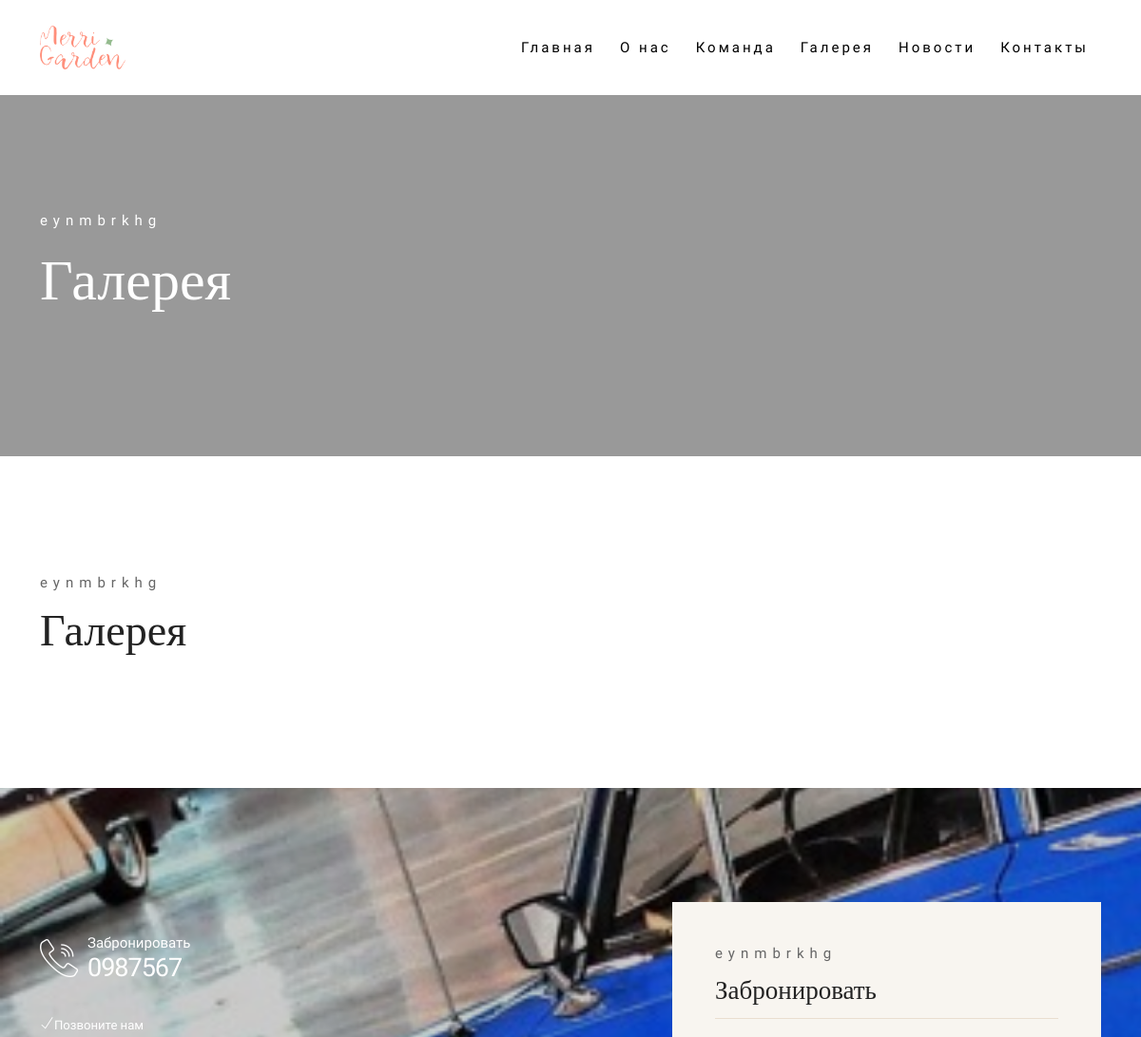
The app's page /gallery/ (upper part), older data.
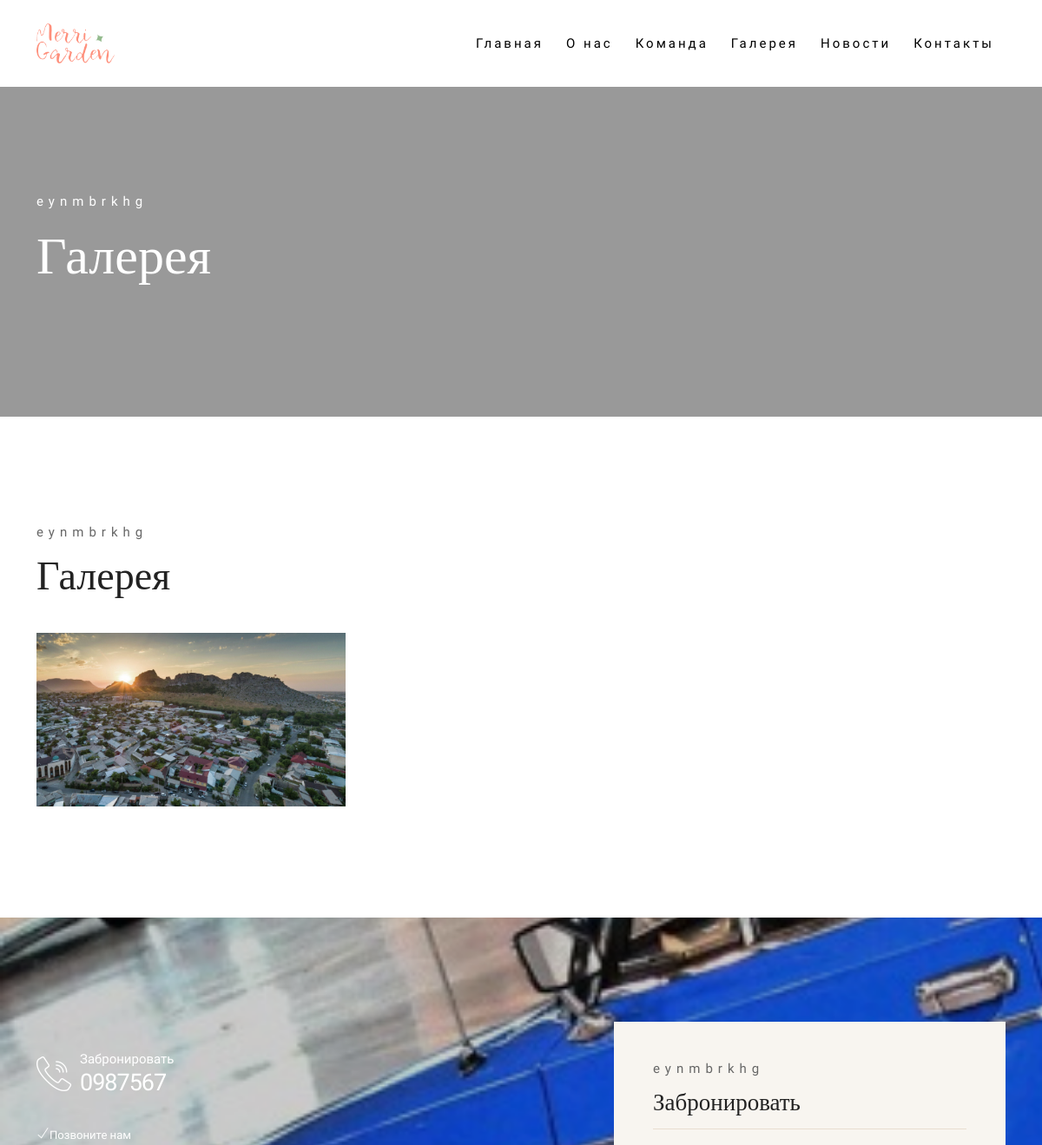
The same page, newer data.
### apps/base/models.py (models this page shows, shortened)
class Admin(models.Model):
    title = models.CharField(max_length=50, verbose_name='Название')
    phone = models.CharField(max_length=30, verbose_name='Телефонный номер')
    email = models.EmailField(verbose_name='Email')
    location = models.CharField(max_length=255, verbose_name='Локация')
    instagram = models.URLField(verbose_name='Instagram')
    twitter = models.URLField(verbose_name='Twitter')
    youtube = models.URLField(verbose_name='YouTube')
    facebook = models.URLField(verbose_name='Facebook')
    class Meta:
        verbose_name = 'Админ'
        verbose_name_plural = 'Админ'

### apps/secondary/models.py (models this page shows)
class Gallery(models.Model):
    image = models.ImageField(upload_to='gallery/', verbose_name='Фотография ')
    class Meta:
        verbose_name = ' Галерея'
        verbose_name_plural = 'Галерея'

### apps/base/views.py (the view, shortened to what this page needs)
# urls.py: path('gallery/', gallery, name='gallery_url'),
def gallery(request):
    admin = Admin.objects.latest('id')
    footer = Footer.objects.latest('id')
    photoes = Gallery.objects.all()
    return render(request, 'gallery.html', locals())

### templates/gallery.html
{% extends 'include/homepage.html' %}
{% load static %}
{% block content %}
{% include 'include/header.html' %}
    <div class="banner-header section-padding valign bg-img bg-fixed" data-overlay-dark="4" data-background="{{about.background.url}}">
        <div class="container">
            <div class="row">
                <div class="col-md-12 caption mt-90">
                    <h5>{{admin.title}}</h5>
                    <h1>Галерея</h1>
                </div>
            </div>
        </div>
    </div>
    <section class="section-padding">
        <div class="container">
            <div class="row">
                <div class="col-md-12">
                    <div class="section-subtitle">{{admin.title}}</div>
                    <div class="section-title">Галерея</div>
                </div>
                {% for gallery in photoes %}
                <div class="col-md-4 gallery-item">
                    <a href="{{gallery.image.url}}" title="" class="img-zoom">
                        <div class="gallery-box">
                            <div class="gallery-img"> <img src="{{gallery.image.url}}" class="img-fluid mx-auto d-block" alt="work-img"> </div>
                        </div>
                    </a>
                </div>
                {% endfor %}
            </div>
        </div>
    </section>
    {% include 'include/footer.html' %}
{% endblock %}

### templates/include/homepage.html (shortened to what this page needs)
{% load static %}
<!DOCTYPE html>
<html lang="zxx">
<head>
    <link rel="stylesheet" href="{% static 'css/plugins.css' %}" />
    <link rel="stylesheet" href="{% static 'css/style.css' %}" />
</head>
<body>
    {% block content %}
    {% endblock %}
</body>
</html>

### templates/include/header.html (shortened to what this page needs)
{% load static %}
    <nav class="navbar navbar-expand-lg">
        <div class="container">
            <div class="logo-wrapper">
                <a class="logo" href="{%    url 'index_url' %}"> <img src="{% static 'img/logo.png' %}" class="logo-img" alt=""> </a>
            </div>
            <div class="collapse navbar-collapse" id="navbar">
                <ul class="navbar-nav ms-auto">
                    <li class="nav-item"><a class="nav-link" href="{% url 'index_url' %}">Главная</a></li>
                    <li class="nav-item"><a class="nav-link" href="{% url 'about_us_url' %}">О нас</a></li>
                    <li class="nav-item"><a class="nav-link" href="{% url 'team_url' %}">Команда</a></li>
                    <li class="nav-item"><a class="nav-link" href="{% url 'gallery_url' %}">Галерея</a></li>
                    <li class="nav-item"><a class="nav-link" href="{% url 'news_url' %}">Новости</a></li>
                    <li class="nav-item"><a class="nav-link" href="{% url 'contact_url' %}">Контакты</a></li>
                </ul>
            </div>
        </div>
    </nav>

### templates/include/footer.html (shortened to what this page needs)
{% load static %}
<section class="testimonials">
    <div class="background bg-img bg-fixed section-padding pb-0" data-background="{{footer.image.url}}"
        data-overlay-dark="2">
        <div class="container">
            <div class="row">
                <div class="col-md-5 mb-30 mt-30">
                    <div class="reservations mb-30">
                        <div class="icon color-1"><span class="flaticon-call"></span></div>
                        <div class="text">
                            <p class="color-1">Забронировать</p> <a class="color-1" href="tel:{{admin.phone}}">{{admin.phone}}</a>
                        </div>
                    </div>
                    <p><i class="ti-check"></i><small>Позвоните нам</small></p>
                </div>
                <div class="col-md-5 offset-md-2">
                    <div class="booking-box">
                        <div class="head-box">
                            <h6>{{admin.title}}</h6>
                            <h4>Забронировать</h4>
                        </div>
                    </div>
                </div>
            </div>
        </div>
    </div>
</section>

Row changes from the older to the newer data that the page shows:
added Gallery: image (picture)
